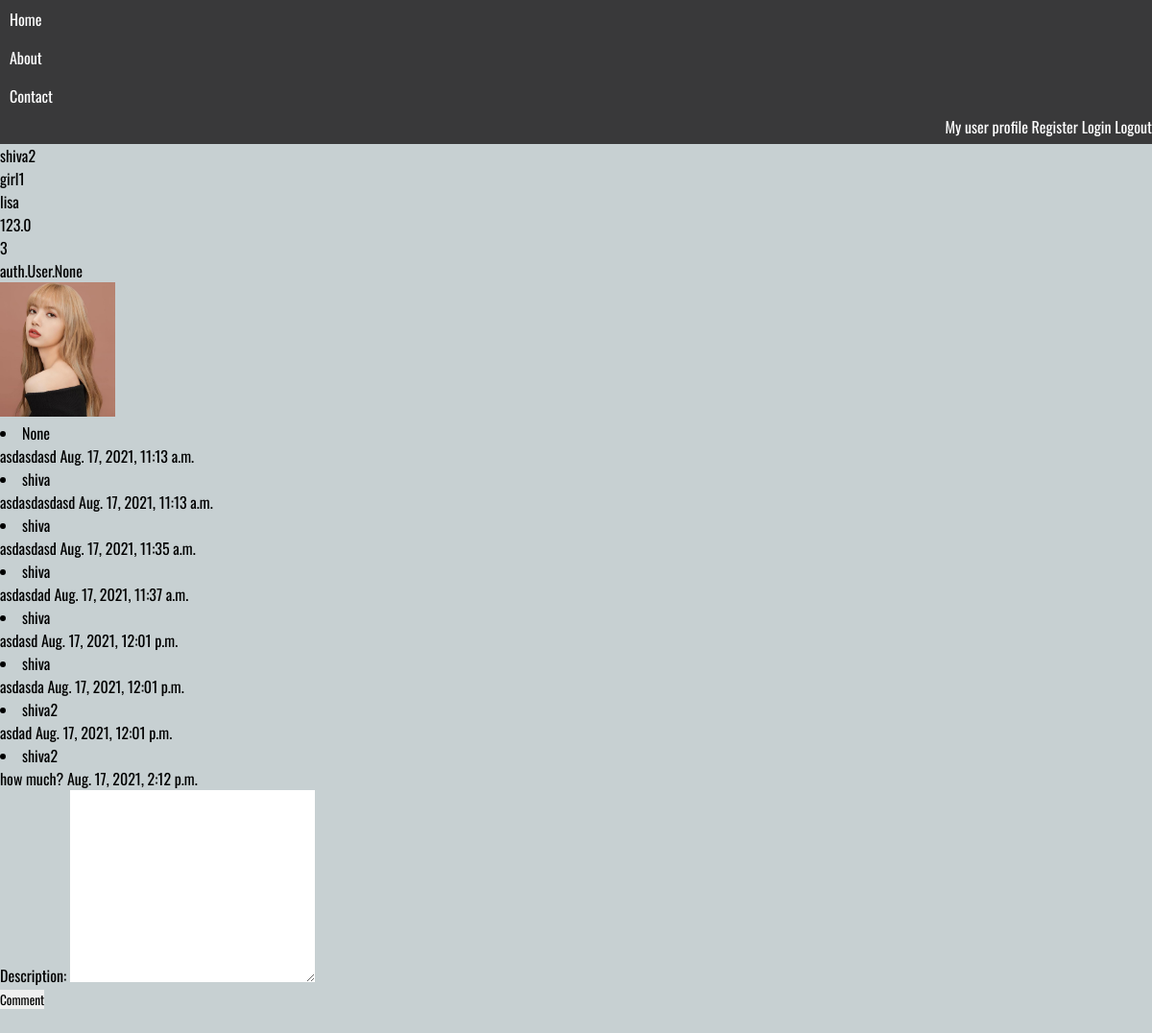
Page /product/3/ (signed in) on the committed database.
### product/models.py (models this page shows, shortened)
class Product(models.Model):
    creator = models.ForeignKey(User, on_delete=models.CASCADE, default=False) #on_delete=models.CASCADE allows me to delete parent. It will also delete the child. Ex of my code. Delete Shiva user in db it will delete the products it created.
    prodname = models.CharField(max_length=255, null=True)
    description = models.CharField(max_length=255, null=True)
    price = models.FloatField(null=True)
    image = models.ImageField(null=True, upload_to='images')
    last_update = models.DateTimeField(auto_now_add = False, auto_now= True, null=True) #last time updated
    timestamps = models.DateTimeField(auto_now_add = True, auto_now= False, null=True) #date created
    likes = models.ManyToManyField(User, related_name='product_post') #A user can like all products he wants to
    def __str__(self):
        return self.prodname + '  |  ' + str(self.creator) + ' | ' + str(self.creator.id)

class Comment(models.Model):
    user = models.ForeignKey(User, on_delete=models.SET_NULL, null=True)
    prod = models.ForeignKey(Product, related_name='comments',on_delete=models.SET_NULL, null=True)
    description = models.TextField()
    last_update = models.DateTimeField(auto_now_add = False, auto_now= True) #last time updated
    timestamps = models.DateTimeField(auto_now_add = True, auto_now= False) #date created

### product/views.py (the view)
# urls.py: path('<int:pk>/', product_detail_view, name='product-detail'),
@login_required(login_url='product:login-user')
def product_detail_view(request,pk):
    product = Product.objects.get(id=pk)
    print(product)
    form = CommentForm()
    if request.method == 'POST':
        form = CommentForm(request.POST)
    if form.is_valid():
        instance = form.save(commit=False)
        instance.prod = product #save in db or admin
        instance.user = request.user
        instance.save()
        return redirect('.')
    context = {
        'product': product,
        'form':form
    }
    return render(request, 'product/product_detail.html', context)

### product/forms.py
class CommentForm(ModelForm):
    class Meta:
        model = Comment
        fields = ('description', )

### product/templates/product/product_detail.html (shortened to what this page needs)
{% extends 'base.html' %}
{% block content %}
<p>{{ product.creator}}</p>
<p>{{ product.prodname}}</p>
<p>{{ product.description}}</p>
<p>{{ product.price}}</p>
<p>{{ product.id }}</p>
<p>{{ product.likes }}</p>
<img src="{{ product.image.url }}" width="10%" height="10%">
{% for instance in product.comments.all %}
<li>{{ instance.user}}</li>
  {{ instance.description}}
  {{ instance.timestamps}}
{% endfor %}
<form class="" action="." method="post">
  {{ form.as_p }}
  <input type="submit" name="" value="Comment">
</form>
<br>
{% endblock %}

### templates/base.html (style rules this page uses)
* { margin: 0; padding: 0; border: 0; font-family: 'Oswald', sans-serif; }
html { font-family: 'Oswald', sans-serif; background: rgb(199, 208, 210); }
body { margin: 0; padding: 0; }

### rows in the picture
Product: creator "shiva2", prodname "girl1", description "lisa", price "123.0", id "3", likes "auth.User.None", image (picture)
Comment: user "None", description "asdasdasd", timestamps "Aug. 17, 2021, 11:13 a.m."
Comment: user "shiva", description "asdasdasdasd", timestamps "Aug. 17, 2021, 11:13 a.m."
Comment: user "shiva", description "asdasdasd", timestamps "Aug. 17, 2021, 11:35 a.m."
Comment: user "shiva", description "asdasdad", timestamps "Aug. 17, 2021, 11:37 a.m."
Comment: user "shiva", description "asdasd", timestamps "Aug. 17, 2021, 12:01 p.m."
Comment: user "shiva", description "asdasda", timestamps "Aug. 17, 2021, 12:01 p.m."
Comment: user "shiva2", description "asdad", timestamps "Aug. 17, 2021, 12:01 p.m."
Comment: user "shiva2", description "how much?", timestamps "Aug. 17, 2021, 2:12 p.m."
